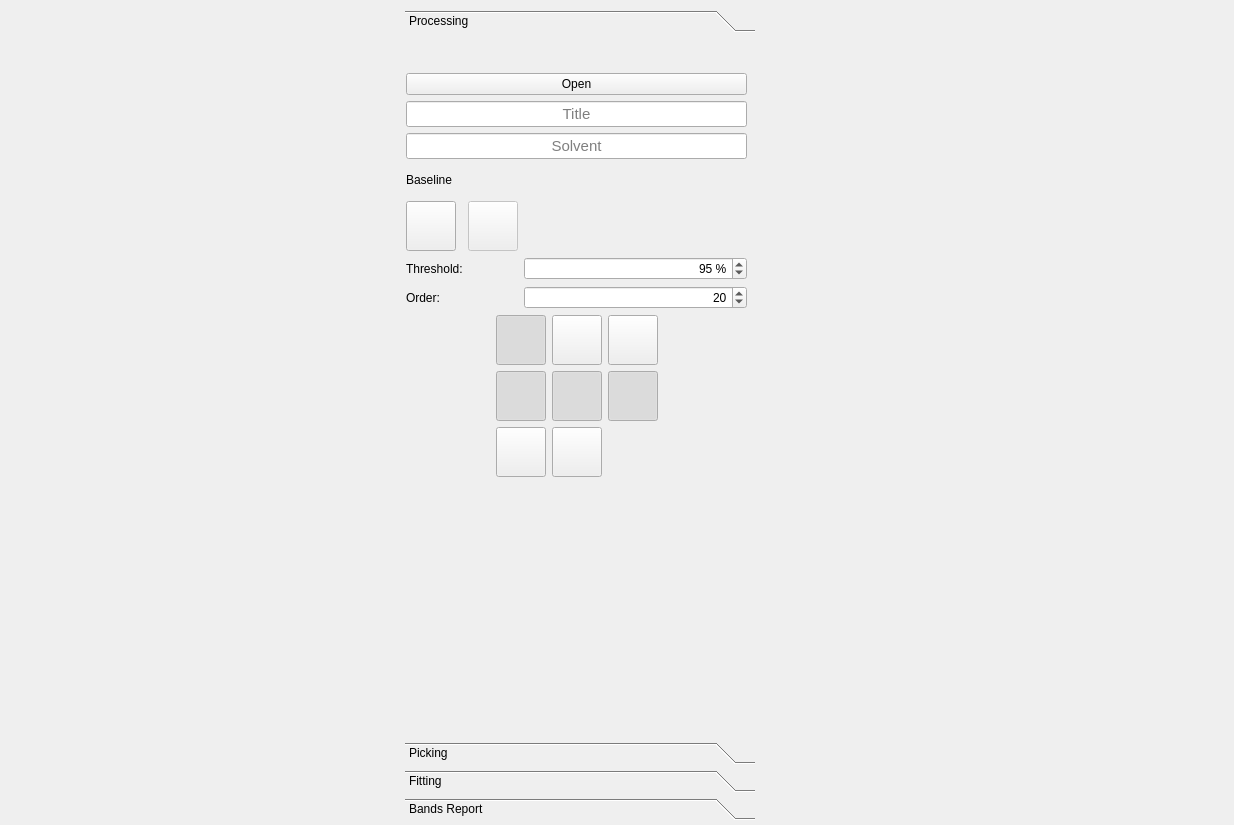
<?xml version="1.0" encoding="UTF-8"?>
<ui version="4.0">
 <class>IR_Plotter</class>
 <widget class="QWidget" name="IR_Plotter">
  <property name="windowModality">
   <enum>Qt::ApplicationModal</enum>
  </property>
  <property name="geometry">
   <rect>
    <x>0</x>
    <y>0</y>
    <width>1234</width>
    <height>825</height>
   </rect>
  </property>
  <property name="font">
   <font>
    <kerning>true</kerning>
   </font>
  </property>
  <property name="windowTitle">
   <string>IR Spectrum Processor</string>
  </property>
  <property name="styleSheet">
   <string notr="true"/>
  </property>
  <widget class="QWidget" name="layoutWidget">
   <property name="geometry">
    <rect>
     <x>10</x>
     <y>10</y>
     <width>1141</width>
     <height>810</height>
    </rect>
   </property>
   <layout class="QGridLayout" name="gridLayout_4">
    <item row="0" column="0">
     <layout class="QVBoxLayout" name="uiToolbarLayout">
      <property name="spacing">
       <number>0</number>
      </property>
      <property name="sizeConstraint">
       <enum>QLayout::SetFixedSize</enum>
      </property>
     </layout>
    </item>
    <item row="1" column="0" rowspan="3">
     <layout class="QVBoxLayout" name="uiSpectraLayout">
      <property name="spacing">
       <number>0</number>
      </property>
      <property name="sizeConstraint">
       <enum>QLayout::SetMaximumSize</enum>
      </property>
     </layout>
    </item>
    <item row="0" column="1" rowspan="4">
     <widget class="QToolBox" name="uiToolBox">
      <property name="maximumSize">
       <size>
        <width>350</width>
        <height>16777215</height>
       </size>
      </property>
      <property name="currentIndex">
       <number>0</number>
      </property>
      <widget class="QWidget" name="page_5">
       <property name="geometry">
        <rect>
         <x>0</x>
         <y>0</y>
         <width>350</width>
         <height>684</height>
        </rect>
       </property>
       <attribute name="label">
        <string>Processing</string>
       </attribute>
       <widget class="QWidget" name="layoutWidget">
        <property name="geometry">
         <rect>
          <x>1</x>
          <y>35</y>
          <width>341</width>
          <height>404</height>
         </rect>
        </property>
        <layout class="QVBoxLayout" name="verticalLayout">
         <item>
          <widget class="QPushButton" name="pushButton">
           <property name="toolTip">
            <string>Open csv file (Ctrl+O)</string>
           </property>
           <property name="text">
            <string>Open</string>
           </property>
          </widget>
         </item>
         <item>
          <widget class="QLineEdit" name="uiTitleLine">
           <property name="font">
            <font>
             <pointsize>11</pointsize>
             <italic>false</italic>
             <kerning>true</kerning>
            </font>
           </property>
           <property name="alignment">
            <set>Qt::AlignCenter</set>
           </property>
           <property name="placeholderText">
            <string>Title</string>
           </property>
          </widget>
         </item>
         <item>
          <widget class="QLineEdit" name="uiSolventLine">
           <property name="font">
            <font>
             <pointsize>11</pointsize>
             <italic>false</italic>
             <kerning>true</kerning>
            </font>
           </property>
           <property name="alignment">
            <set>Qt::AlignCenter</set>
           </property>
           <property name="placeholderText">
            <string>Solvent</string>
           </property>
          </widget>
         </item>
         <item>
          <widget class="QLabel" name="label_6">
           <property name="text">
            <string>Baseline</string>
           </property>
          </widget>
         </item>
         <item>
          <layout class="QGridLayout" name="gridLayout_2">
           <item row="2" column="0">
            <widget class="QLabel" name="label_2">
             <property name="maximumSize">
              <size>
               <width>110</width>
               <height>16777215</height>
              </size>
             </property>
             <property name="text">
              <string>Order:</string>
             </property>
            </widget>
           </item>
           <item row="0" column="2" colspan="2">
            <widget class="QPushButton" name="uiSubsBaselineButton">
             <property name="enabled">
              <bool>false</bool>
             </property>
             <property name="minimumSize">
              <size>
               <width>50</width>
               <height>50</height>
              </size>
             </property>
             <property name="maximumSize">
              <size>
               <width>50</width>
               <height>50</height>
              </size>
             </property>
             <property name="text">
              <string/>
             </property>
             <property name="iconSize">
              <size>
               <width>45</width>
               <height>45</height>
              </size>
             </property>
            </widget>
           </item>
           <item row="0" column="0">
            <widget class="QPushButton" name="uiDetectBaselineButton">
             <property name="sizePolicy">
              <sizepolicy hsizetype="Fixed" vsizetype="Fixed">
               <horstretch>0</horstretch>
               <verstretch>0</verstretch>
              </sizepolicy>
             </property>
             <property name="minimumSize">
              <size>
               <width>50</width>
               <height>50</height>
              </size>
             </property>
             <property name="maximumSize">
              <size>
               <width>50</width>
               <height>50</height>
              </size>
             </property>
             <property name="text">
              <string/>
             </property>
             <property name="iconSize">
              <size>
               <width>45</width>
               <height>45</height>
              </size>
             </property>
            </widget>
           </item>
           <item row="0" column="4">
            <spacer name="horizontalSpacer_4">
             <property name="orientation">
              <enum>Qt::Horizontal</enum>
             </property>
             <property name="sizeHint" stdset="0">
              <size>
               <width>40</width>
               <height>20</height>
              </size>
             </property>
            </spacer>
           </item>
           <item row="1" column="4">
            <widget class="QDoubleSpinBox" name="uiBaseThresholdSpinBox">
             <property name="alignment">
              <set>Qt::AlignRight|Qt::AlignTrailing|Qt::AlignVCenter</set>
             </property>
             <property name="suffix">
              <string> %</string>
             </property>
             <property name="decimals">
              <number>0</number>
             </property>
             <property name="maximum">
              <double>100.000000000000000</double>
             </property>
             <property name="singleStep">
              <double>1.000000000000000</double>
             </property>
             <property name="value">
              <double>95.000000000000000</double>
             </property>
            </widget>
           </item>
           <item row="2" column="4">
            <widget class="QSpinBox" name="uiOrderBaseSpinBox">
             <property name="alignment">
              <set>Qt::AlignRight|Qt::AlignTrailing|Qt::AlignVCenter</set>
             </property>
             <property name="minimum">
              <number>1</number>
             </property>
             <property name="value">
              <number>20</number>
             </property>
            </widget>
           </item>
           <item row="2" column="1" colspan="3">
            <spacer name="horizontalSpacer_3">
             <property name="orientation">
              <enum>Qt::Horizontal</enum>
             </property>
             <property name="sizeHint" stdset="0">
              <size>
               <width>40</width>
               <height>20</height>
              </size>
             </property>
            </spacer>
           </item>
           <item row="1" column="0" colspan="4">
            <widget class="QLabel" name="label">
             <property name="maximumSize">
              <size>
               <width>150</width>
               <height>16777215</height>
              </size>
             </property>
             <property name="text">
              <string>Threshold:</string>
             </property>
            </widget>
           </item>
          </layout>
         </item>
         <item>
          <layout class="QGridLayout" name="gridLayout">
           <item row="2" column="2">
            <widget class="QPushButton" name="uiRestoreButton">
             <property name="minimumSize">
              <size>
               <width>50</width>
               <height>50</height>
              </size>
             </property>
             <property name="maximumSize">
              <size>
               <width>50</width>
               <height>50</height>
              </size>
             </property>
             <property name="toolTip">
              <string>Restore</string>
             </property>
             <property name="text">
              <string/>
             </property>
             <property name="iconSize">
              <size>
               <width>45</width>
               <height>45</height>
              </size>
             </property>
            </widget>
           </item>
           <item row="1" column="3">
            <widget class="QPushButton" name="uiShowLabelsButton">
             <property name="minimumSize">
              <size>
               <width>50</width>
               <height>50</height>
              </size>
             </property>
             <property name="maximumSize">
              <size>
               <width>50</width>
               <height>50</height>
              </size>
             </property>
             <property name="toolTip">
              <string>Show/Hide Labels</string>
             </property>
             <property name="text">
              <string/>
             </property>
             <property name="iconSize">
              <size>
               <width>45</width>
               <height>45</height>
              </size>
             </property>
             <property name="checkable">
              <bool>true</bool>
             </property>
             <property name="checked">
              <bool>true</bool>
             </property>
            </widget>
           </item>
           <item row="0" column="2">
            <widget class="QPushButton" name="uiPercentTransButton">
             <property name="sizePolicy">
              <sizepolicy hsizetype="Fixed" vsizetype="Fixed">
               <horstretch>0</horstretch>
               <verstretch>0</verstretch>
              </sizepolicy>
             </property>
             <property name="minimumSize">
              <size>
               <width>50</width>
               <height>50</height>
              </size>
             </property>
             <property name="maximumSize">
              <size>
               <width>50</width>
               <height>50</height>
              </size>
             </property>
             <property name="toolTip">
              <string>Percent Transmittance</string>
             </property>
             <property name="text">
              <string/>
             </property>
             <property name="iconSize">
              <size>
               <width>45</width>
               <height>45</height>
              </size>
             </property>
             <property name="checkable">
              <bool>true</bool>
             </property>
             <property name="checked">
              <bool>false</bool>
             </property>
            </widget>
           </item>
           <item row="1" column="1">
            <widget class="QPushButton" name="uiShowGridButton">
             <property name="minimumSize">
              <size>
               <width>50</width>
               <height>50</height>
              </size>
             </property>
             <property name="maximumSize">
              <size>
               <width>50</width>
               <height>50</height>
              </size>
             </property>
             <property name="toolTip">
              <string>Grid</string>
             </property>
             <property name="text">
              <string/>
             </property>
             <property name="iconSize">
              <size>
               <width>45</width>
               <height>45</height>
              </size>
             </property>
             <property name="checkable">
              <bool>true</bool>
             </property>
             <property name="checked">
              <bool>true</bool>
             </property>
             <property name="autoDefault">
              <bool>true</bool>
             </property>
            </widget>
           </item>
           <item row="0" column="1">
            <widget class="QPushButton" name="uiTransButton">
             <property name="sizePolicy">
              <sizepolicy hsizetype="Fixed" vsizetype="Fixed">
               <horstretch>50</horstretch>
               <verstretch>50</verstretch>
              </sizepolicy>
             </property>
             <property name="minimumSize">
              <size>
               <width>50</width>
               <height>50</height>
              </size>
             </property>
             <property name="toolTip">
              <string>Transmittance</string>
             </property>
             <property name="text">
              <string/>
             </property>
             <property name="iconSize">
              <size>
               <width>45</width>
               <height>45</height>
              </size>
             </property>
             <property name="checkable">
              <bool>true</bool>
             </property>
             <property name="checked">
              <bool>true</bool>
             </property>
            </widget>
           </item>
           <item row="0" column="3">
            <widget class="QPushButton" name="uiAbsorbanceButton">
             <property name="minimumSize">
              <size>
               <width>50</width>
               <height>50</height>
              </size>
             </property>
             <property name="maximumSize">
              <size>
               <width>50</width>
               <height>50</height>
              </size>
             </property>
             <property name="toolTip">
              <string>Absorbance</string>
             </property>
             <property name="text">
              <string/>
             </property>
             <property name="iconSize">
              <size>
               <width>45</width>
               <height>45</height>
              </size>
             </property>
             <property name="checkable">
              <bool>true</bool>
             </property>
             <property name="checked">
              <bool>false</bool>
             </property>
            </widget>
           </item>
           <item row="0" column="4">
            <spacer name="horizontalSpacer_5">
             <property name="orientation">
              <enum>Qt::Horizontal</enum>
             </property>
             <property name="sizeHint" stdset="0">
              <size>
               <width>40</width>
               <height>20</height>
              </size>
             </property>
            </spacer>
           </item>
           <item row="2" column="1">
            <widget class="QPushButton" name="uiNormalizeButton">
             <property name="minimumSize">
              <size>
               <width>50</width>
               <height>50</height>
              </size>
             </property>
             <property name="maximumSize">
              <size>
               <width>50</width>
               <height>50</height>
              </size>
             </property>
             <property name="toolTip">
              <string>Normalize</string>
             </property>
             <property name="text">
              <string/>
             </property>
             <property name="iconSize">
              <size>
               <width>45</width>
               <height>45</height>
              </size>
             </property>
             <property name="checkable">
              <bool>true</bool>
             </property>
             <property name="checked">
              <bool>false</bool>
             </property>
            </widget>
           </item>
           <item row="1" column="2">
            <widget class="QPushButton" name="uiShowBandsButton">
             <property name="minimumSize">
              <size>
               <width>50</width>
               <height>50</height>
              </size>
             </property>
             <property name="maximumSize">
              <size>
               <width>50</width>
               <height>50</height>
              </size>
             </property>
             <property name="toolTip">
              <string>Show/Hide Bands</string>
             </property>
             <property name="text">
              <string/>
             </property>
             <property name="iconSize">
              <size>
               <width>45</width>
               <height>45</height>
              </size>
             </property>
             <property name="checkable">
              <bool>true</bool>
             </property>
             <property name="checked">
              <bool>true</bool>
             </property>
            </widget>
           </item>
           <item row="0" column="0">
            <spacer name="horizontalSpacer_6">
             <property name="orientation">
              <enum>Qt::Horizontal</enum>
             </property>
             <property name="sizeHint" stdset="0">
              <size>
               <width>40</width>
               <height>20</height>
              </size>
             </property>
            </spacer>
           </item>
          </layout>
         </item>
        </layout>
       </widget>
      </widget>
      <widget class="QWidget" name="page_7">
       <property name="geometry">
        <rect>
         <x>0</x>
         <y>0</y>
         <width>98</width>
         <height>28</height>
        </rect>
       </property>
       <attribute name="label">
        <string>Picking</string>
       </attribute>
       <widget class="QWidget" name="layoutWidget">
        <property name="geometry">
         <rect>
          <x>85</x>
          <y>55</y>
          <width>206</width>
          <height>150</height>
         </rect>
        </property>
        <layout class="QGridLayout" name="gridLayout_3">
         <property name="sizeConstraint">
          <enum>QLayout::SetDefaultConstraint</enum>
         </property>
         <item row="2" column="0" colspan="3">
          <widget class="QLabel" name="label_4">
           <property name="maximumSize">
            <size>
             <width>120</width>
             <height>16777215</height>
            </size>
           </property>
           <property name="text">
            <string>Threshold:</string>
           </property>
          </widget>
         </item>
         <item row="3" column="0">
          <widget class="QLabel" name="label_3">
           <property name="maximumSize">
            <size>
             <width>90</width>
             <height>16777215</height>
            </size>
           </property>
           <property name="text">
            <string>Order:</string>
           </property>
          </widget>
         </item>
         <item row="3" column="3">
          <widget class="QSpinBox" name="uiOrderBandsSpinBox">
           <property name="maximumSize">
            <size>
             <width>50</width>
             <height>16777215</height>
            </size>
           </property>
           <property name="minimum">
            <number>1</number>
           </property>
           <property name="value">
            <number>20</number>
           </property>
          </widget>
         </item>
         <item row="2" column="3">
          <widget class="QDoubleSpinBox" name="uiBandsThresholdSpinBox">
           <property name="maximumSize">
            <size>
             <width>70</width>
             <height>16777215</height>
            </size>
           </property>
           <property name="decimals">
            <number>0</number>
           </property>
           <property name="maximum">
            <double>100.000000000000000</double>
           </property>
           <property name="singleStep">
            <double>1.000000000000000</double>
           </property>
           <property name="value">
            <double>95.000000000000000</double>
           </property>
          </widget>
         </item>
         <item row="1" column="0" colspan="4">
          <widget class="QPushButton" name="uiBandAutoButton">
           <property name="toolTip">
            <string>Auto picking (A)</string>
           </property>
           <property name="text">
            <string>Auto picking</string>
           </property>
           <property name="autoDefault">
            <bool>true</bool>
           </property>
          </widget>
         </item>
         <item row="0" column="0" colspan="4">
          <widget class="QPushButton" name="uiBandManualButton">
           <property name="toolTip">
            <string>Manual picking (M)</string>
           </property>
           <property name="text">
            <string>Manual picking</string>
           </property>
           <property name="checkable">
            <bool>true</bool>
           </property>
           <property name="autoDefault">
            <bool>true</bool>
           </property>
          </widget>
         </item>
        </layout>
       </widget>
      </widget>
      <widget class="QWidget" name="page_8">
       <property name="geometry">
        <rect>
         <x>0</x>
         <y>0</y>
         <width>98</width>
         <height>28</height>
        </rect>
       </property>
       <attribute name="label">
        <string>Fitting</string>
       </attribute>
       <widget class="QPushButton" name="uiBandFittingAutoButton">
        <property name="enabled">
         <bool>false</bool>
        </property>
        <property name="geometry">
         <rect>
          <x>90</x>
          <y>15</y>
          <width>166</width>
          <height>50</height>
         </rect>
        </property>
        <property name="toolTip">
         <string>Bands fitting (F)</string>
        </property>
        <property name="text">
         <string>Band Fitting (Auto)</string>
        </property>
        <property name="autoDefault">
         <bool>true</bool>
        </property>
       </widget>
      </widget>
      <widget class="QWidget" name="page">
       <property name="geometry">
        <rect>
         <x>0</x>
         <y>0</y>
         <width>98</width>
         <height>28</height>
        </rect>
       </property>
       <attribute name="label">
        <string>Bands Report</string>
       </attribute>
       <widget class="QWidget" name="layoutWidget">
        <property name="geometry">
         <rect>
          <x>0</x>
          <y>5</y>
          <width>341</width>
          <height>676</height>
         </rect>
        </property>
        <layout class="QGridLayout" name="gridLayout_5">
         <item row="0" column="0" colspan="2">
          <widget class="QPushButton" name="uiSaveDataButton">
           <property name="toolTip">
            <string>Save data (Ctrl+S)</string>
           </property>
           <property name="text">
            <string>Save data</string>
           </property>
          </widget>
         </item>
         <item row="1" column="0" colspan="2">
          <widget class="QPushButton" name="uiRemoveBandButton">
           <property name="enabled">
            <bool>false</bool>
           </property>
           <property name="toolTip">
            <string>Remove selected band (del)</string>
           </property>
           <property name="text">
            <string>Remove selected band</string>
           </property>
          </widget>
         </item>
         <item row="2" column="0" colspan="2">
          <widget class="QTableView" name="uiIRBandsTableView">
           <property name="alternatingRowColors">
            <bool>true</bool>
           </property>
          </widget>
         </item>
        </layout>
       </widget>
      </widget>
     </widget>
    </item>
   </layout>
  </widget>
 </widget>
 <resources/>
 <connections>
  <connection>
   <sender>uiDetectBaselineButton</sender>
   <signal>clicked()</signal>
   <receiver>IR_Plotter</receiver>
   <slot>baseline_detection()</slot>
   <hints>
    <hint type="sourcelabel">
     <x>852</x>
     <y>244</y>
    </hint>
    <hint type="destinationlabel">
     <x>907</x>
     <y>-7</y>
    </hint>
   </hints>
  </connection>
  <connection>
   <sender>uiSubsBaselineButton</sender>
   <signal>clicked()</signal>
   <receiver>IR_Plotter</receiver>
   <slot>baseline_subs()</slot>
   <hints>
    <hint type="sourcelabel">
     <x>914</x>
     <y>244</y>
    </hint>
    <hint type="destinationlabel">
     <x>974</x>
     <y>-10</y>
    </hint>
   </hints>
  </connection>
  <connection>
   <sender>uiBaseThresholdSpinBox</sender>
   <signal>valueChanged(double)</signal>
   <receiver>IR_Plotter</receiver>
   <slot>set_base_thres()</slot>
   <hints>
    <hint type="sourcelabel">
     <x>1139</x>
     <y>276</y>
    </hint>
    <hint type="destinationlabel">
     <x>465</x>
     <y>-16</y>
    </hint>
   </hints>
  </connection>
  <connection>
   <sender>uiOrderBaseSpinBox</sender>
   <signal>valueChanged(int)</signal>
   <receiver>IR_Plotter</receiver>
   <slot>set_order_base()</slot>
   <hints>
    <hint type="sourcelabel">
     <x>1139</x>
     <y>308</y>
    </hint>
    <hint type="destinationlabel">
     <x>493</x>
     <y>-4</y>
    </hint>
   </hints>
  </connection>
  <connection>
   <sender>uiTitleLine</sender>
   <signal>textChanged(QString)</signal>
   <receiver>IR_Plotter</receiver>
   <slot>set_title()</slot>
   <hints>
    <hint type="sourcelabel">
     <x>1140</x>
     <y>133</y>
    </hint>
    <hint type="destinationlabel">
     <x>195</x>
     <y>-11</y>
    </hint>
   </hints>
  </connection>
  <connection>
   <sender>uiSolventLine</sender>
   <signal>textChanged(QString)</signal>
   <receiver>IR_Plotter</receiver>
   <slot>set_solvent()</slot>
   <hints>
    <hint type="sourcelabel">
     <x>1140</x>
     <y>164</y>
    </hint>
    <hint type="destinationlabel">
     <x>216</x>
     <y>-1</y>
    </hint>
   </hints>
  </connection>
  <connection>
   <sender>uiBandsThresholdSpinBox</sender>
   <signal>valueChanged(double)</signal>
   <receiver>IR_Plotter</receiver>
   <slot>set_bands_thres()</slot>
   <hints>
    <hint type="sourcelabel">
     <x>1089</x>
     <y>231</y>
    </hint>
    <hint type="destinationlabel">
     <x>328</x>
     <y>-7</y>
    </hint>
   </hints>
  </connection>
  <connection>
   <sender>uiOrderBandsSpinBox</sender>
   <signal>valueChanged(int)</signal>
   <receiver>IR_Plotter</receiver>
   <slot>set_order_bands()</slot>
   <hints>
    <hint type="sourcelabel">
     <x>1086</x>
     <y>268</y>
    </hint>
    <hint type="destinationlabel">
     <x>1081</x>
     <y>-7</y>
    </hint>
   </hints>
  </connection>
  <connection>
   <sender>uiBandAutoButton</sender>
   <signal>clicked()</signal>
   <receiver>IR_Plotter</receiver>
   <slot>bands_detect_auto()</slot>
   <hints>
    <hint type="sourcelabel">
     <x>1089</x>
     <y>194</y>
    </hint>
    <hint type="destinationlabel">
     <x>721</x>
     <y>8</y>
    </hint>
   </hints>
  </connection>
  <connection>
   <sender>uiBandFittingAutoButton</sender>
   <signal>clicked()</signal>
   <receiver>IR_Plotter</receiver>
   <slot>bands_fitting()</slot>
   <hints>
    <hint type="sourcelabel">
     <x>1055</x>
     <y>163</y>
    </hint>
    <hint type="destinationlabel">
     <x>821</x>
     <y>4</y>
    </hint>
   </hints>
  </connection>
  <connection>
   <sender>uiRestoreButton</sender>
   <signal>clicked()</signal>
   <receiver>IR_Plotter</receiver>
   <slot>restore()</slot>
   <hints>
    <hint type="sourcelabel">
     <x>996</x>
     <y>478</y>
    </hint>
    <hint type="destinationlabel">
     <x>998</x>
     <y>8</y>
    </hint>
   </hints>
  </connection>
  <connection>
   <sender>uiShowGridButton</sender>
   <signal>clicked()</signal>
   <receiver>IR_Plotter</receiver>
   <slot>set_grid()</slot>
   <hints>
    <hint type="sourcelabel">
     <x>940</x>
     <y>422</y>
    </hint>
    <hint type="destinationlabel">
     <x>311</x>
     <y>6</y>
    </hint>
   </hints>
  </connection>
  <connection>
   <sender>uiNormalizeButton</sender>
   <signal>clicked()</signal>
   <receiver>IR_Plotter</receiver>
   <slot>set_normal()</slot>
   <hints>
    <hint type="sourcelabel">
     <x>940</x>
     <y>478</y>
    </hint>
    <hint type="destinationlabel">
     <x>1066</x>
     <y>-1</y>
    </hint>
   </hints>
  </connection>
  <connection>
   <sender>uiSaveDataButton</sender>
   <signal>clicked()</signal>
   <receiver>IR_Plotter</receiver>
   <slot>save_data()</slot>
   <hints>
    <hint type="sourcelabel">
     <x>1139</x>
     <y>165</y>
    </hint>
    <hint type="destinationlabel">
     <x>1107</x>
     <y>9</y>
    </hint>
   </hints>
  </connection>
  <connection>
   <sender>uiRemoveBandButton</sender>
   <signal>clicked()</signal>
   <receiver>IR_Plotter</receiver>
   <slot>remove_band()</slot>
   <hints>
    <hint type="sourcelabel">
     <x>1139</x>
     <y>196</y>
    </hint>
    <hint type="destinationlabel">
     <x>1012</x>
     <y>3</y>
    </hint>
   </hints>
  </connection>
  <connection>
   <sender>pushButton</sender>
   <signal>clicked()</signal>
   <receiver>IR_Plotter</receiver>
   <slot>open_file()</slot>
   <hints>
    <hint type="sourcelabel">
     <x>821</x>
     <y>87</y>
    </hint>
    <hint type="destinationlabel">
     <x>43</x>
     <y>5</y>
    </hint>
   </hints>
  </connection>
 </connections>
 <slots>
  <slot>baseline_detection()</slot>
  <slot>baseline_subs()</slot>
  <slot>set_base_thres()</slot>
  <slot>set_bands_thres()</slot>
  <slot>set_order_base()</slot>
  <slot>set_order_bands()</slot>
  <slot>set_grid()</slot>
  <slot>restore()</slot>
  <slot>bands_detect_auto()</slot>
  <slot>bands_fitting()</slot>
  <slot>set_normal()</slot>
  <slot>save_data()</slot>
  <slot>remove_band()</slot>
  <slot>set_title()</slot>
  <slot>set_solvent()</slot>
  <slot>bands_detect_manual()</slot>
  <slot>open_file()</slot>
 </slots>
</ui>
